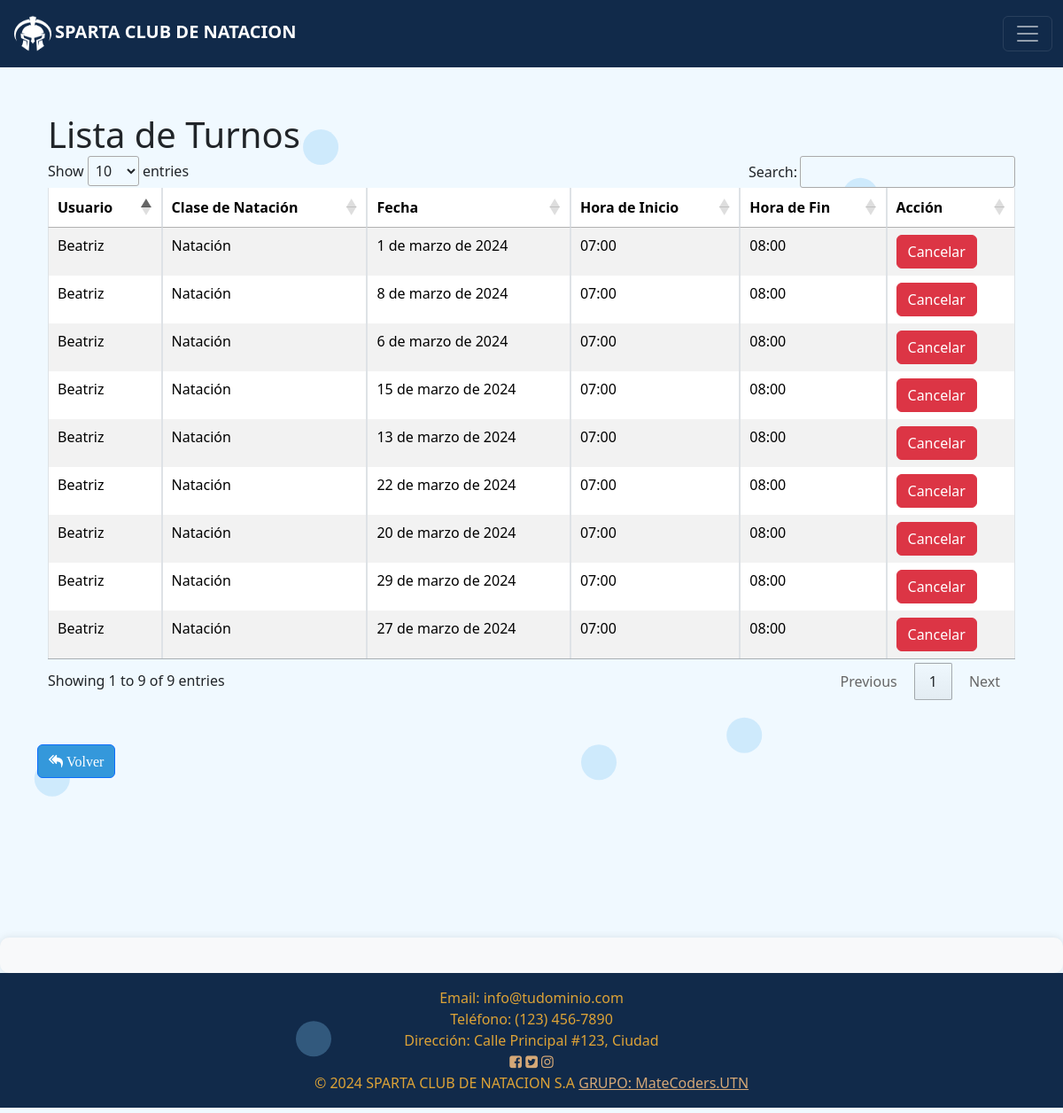
The page /ver-turnos/ (signed in) on the database its author committed.
### TIENDA/models.py (models this page shows, shortened)
class InscripcionClase(models.Model):
    usuario = models.ForeignKey(CustomUser, on_delete=models.CASCADE)
    clase_natacion = models.ForeignKey(ClaseNatacion, on_delete=models.CASCADE)
    fecha_inscripcion = models.DateTimeField(auto_now_add=True)
    def obtener_nombre_clase(self):
        return self.clase_natacion.nombre
    def obtener_fecha(self):
        return self.clase_natacion.fecha
    def obtener_hora_inicio(self):
        return self.clase_natacion.hora_inicio
    def obtener_hora_fin(self):
        return self.clase_natacion.hora_fin

class ClaseNatacion(models.Model):
    nombre = models.CharField(max_length=100)
    fecha = models.DateField()
    hora_inicio = models.TimeField()
    hora_fin = models.TimeField()
    cupos_disponibles = models.PositiveIntegerField(default=0)
    precio = models.DecimalField(max_digits=10, decimal_places=2)
    imagen = models.ImageField(upload_to='clase_imagenes/', null=True, blank=True)  # Campo de imagen

### USUARIOS/models.py (models this page shows, shortened)
class CustomUser(AbstractUser):
    direccion = models.CharField(max_length=255)
    telefono = models.CharField(max_length=15)
    SEXO_CHOICES = [('M', 'Masculino'), ('F', 'Femenino')]
    sexo = models.CharField(choices=SEXO_CHOICES, max_length=1)
    edad = models.IntegerField(default=18)  # O cualquier valor predeterminado que desees
    telefono_emergencia = models.CharField(max_length=15)
    alergias = models.TextField(blank=True, null=True)
    class Meta:
        verbose_name = 'Usuario Personalizado'
        verbose_name_plural = 'Usuarios Personalizados'

### TIENDA/views.py (the view)
# urls.py: path('ver-turnos/', views.ver_turnos, name='ver_turnos'),
@login_required
def ver_turnos(request):
    fecha_actual = datetime.now()
    if request.user.is_superuser:
        turnos = InscripcionClase.objects.filter(clase_natacion__fecha__gte=fecha_actual)
    else:
        turnos = InscripcionClase.objects.filter(usuario=request.user, clase_natacion__fecha__gte=fecha_actual)
    return render(request, 'tienda/ver_turnos.html', {'turnos': turnos})

### TIENDA/templates/tienda/ver_turnos.html (shortened to what this page needs)
{% extends 'tienda/layout.html' %}
{% load static %}
{% block body %}
<div class="container mt-5">
    <h1>Lista de Turnos</h1>
    <table id="turnos-table" class="table table-bordered table-striped">
        <thead class="thead-light">
            <tr>
                <th>Usuario</th>
                <th>Clase de Natación</th>
                <th>Fecha</th>
                <th>Hora de Inicio</th>
                <th>Hora de Fin</th>
                <th>Acción</th>
            </tr>
        </thead>
        <tbody>
            {% for turno in turnos %}
                <tr>
                    <td>{{ turno.usuario.username }}</td>
                    <td>{{ turno.obtener_nombre_clase }}</td>
                    <td>{{ turno.obtener_fecha }}</td>
                    <td>{{ turno.obtener_hora_inicio }}</td>
                    <td>{{ turno.obtener_hora_fin }}</td>
                    <td>
                        <button class="btn btn-danger cancelar-turno" data-turno-id="{{ turno.id }}" data-enviar-json="true">Cancelar</button>
                    </td>
                </tr>
            {% endfor %}
        </tbody>
    </table>
</div>
<a href="{% url 'tienda:home' %}" class="btn btn-primary btn-volver"><i class="fa fa-reply-all" aria-hidden="true"> Volver</i></a>
{% endblock body %}

### static/css/styles.css (style rules this page uses)
body h1, body h2, body h3, body p { margin: 0; }
body { display: flex; flex-direction: column; min-height: 100vh; margin: 0; overflow: auto; position: relative; z-index: 0; }
body, html { margin: 0; padding: 0; position: relative; margin-bottom: 0px; background-color: #F0F9FF; }
.container { flex: 1; margin-top: 80px; margin-bottom: 50px; position: relative; z-index: 2; }
.btn-volver { background-color: #3498DB!important; }

### rows shown on the page
InscripcionClase: usuario.username "Beatriz", obtener_nombre_clase "Natación", obtener_fecha "1 de marzo de 2024", obtener_hora_inicio "07:00", obtener_hora_fin "08:00"
InscripcionClase: usuario.username "Beatriz", obtener_nombre_clase "Natación", obtener_fecha "8 de marzo de 2024", obtener_hora_inicio "07:00", obtener_hora_fin "08:00"
InscripcionClase: usuario.username "Beatriz", obtener_nombre_clase "Natación", obtener_fecha "6 de marzo de 2024", obtener_hora_inicio "07:00", obtener_hora_fin "08:00"
InscripcionClase: usuario.username "Beatriz", obtener_nombre_clase "Natación", obtener_fecha "15 de marzo de 2024", obtener_hora_inicio "07:00", obtener_hora_fin "08:00"
InscripcionClase: usuario.username "Beatriz", obtener_nombre_clase "Natación", obtener_fecha "13 de marzo de 2024", obtener_hora_inicio "07:00", obtener_hora_fin "08:00"
InscripcionClase: usuario.username "Beatriz", obtener_nombre_clase "Natación", obtener_fecha "22 de marzo de 2024", obtener_hora_inicio "07:00", obtener_hora_fin "08:00"
InscripcionClase: usuario.username "Beatriz", obtener_nombre_clase "Natación", obtener_fecha "20 de marzo de 2024", obtener_hora_inicio "07:00", obtener_hora_fin "08:00"
InscripcionClase: usuario.username "Beatriz", obtener_nombre_clase "Natación", obtener_fecha "29 de marzo de 2024", obtener_hora_inicio "07:00", obtener_hora_fin "08:00"
InscripcionClase: usuario.username "Beatriz", obtener_nombre_clase "Natación", obtener_fecha "27 de marzo de 2024", obtener_hora_inicio "07:00", obtener_hora_fin "08:00"
